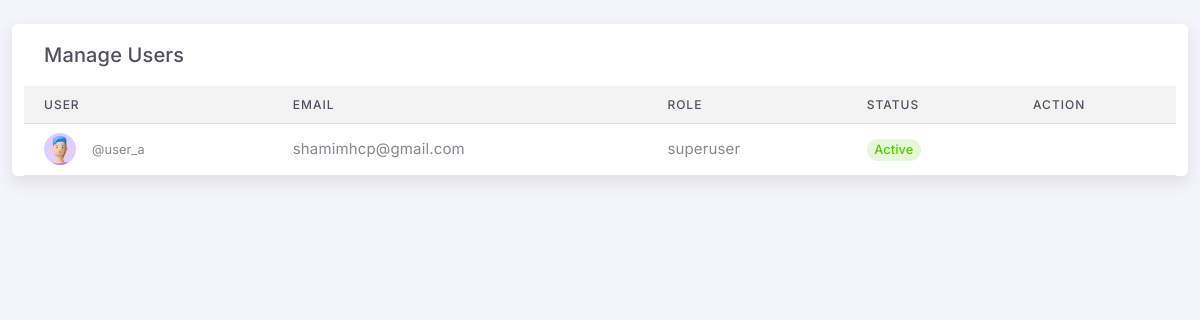
/development/manage-user (signed in), run on an earlier commit of the app's database.
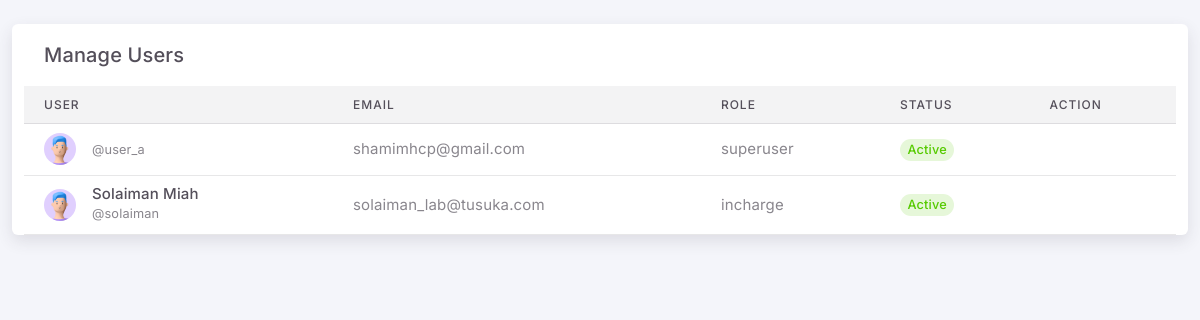
And on a later commit of the database.
### development/models.py (models this page shows, shortened)
class User(AbstractUser):
    ROLE_CHOICES = [
        ('incharge', 'Incharge'),
        ('coordinator', 'Coordinator'),
    ]
    role = models.CharField(max_length=50, choices=ROLE_CHOICES)
    is_active = models.BooleanField(default=False)
    groups = models.ManyToManyField(Group, related_name='custom_user_set')
    user_permissions = models.ManyToManyField(Permission, related_name='custom_user_set')

### development/views.py (the view)
# urls.py: path('manage-user', views.manage_user, name='manage-user'),
@login_required(login_url='login')
def manage_user(request):
    users = User.objects.all()  # Retrieve all user objects
    return render(request, 'development/manage-users.html', {
        'users' : users
    })

### development/templates/development/manage-users.html (shortened to what this page needs)
{% extends 'development/layout.html' %}
{% load static %}
{% block content %}
    <div class="container-xxl flex-grow-1 container-p-y">
        <div class="row gy-4">
          <div class="card">
            <h5 class="card-header">Manage Users</h5>
            <div class="table-responsive text-nowrap">
                <table class="table">
                    <thead class="table-light">
                      <tr>
                        <th class="text-truncate">User</th>
                        <th class="text-truncate">Email</th>
                        <th class="text-truncate">Role</th>
                        <th class="text-truncate">Status</th>
                        <th class="text-truncate">Action</th>
                      </tr>
                    </thead>
                    <tbody>
                      {% for user in users %}
                      <tr>
                        <td>
                          <div class="d-flex align-items-center">
                            <div class="avatar avatar-sm me-3">
                              <img src="{% static 'development/assets/img/avatars/1.png' %}" alt="Avatar" class="rounded-circle" />
                            </div>
                            <div>
                              <h6 class="mb-0 text-truncate">{{ user.first_name }} {{ user.last_name }}</h6>
                              <small class="text-truncate">@{{ user.username }}</small>
                            </div>
                          </div>
                        </td>
                        <td class="text-truncate">{{ user.email }}</td>
                        <td class="text-truncate">
                          {% if user.is_superuser %}
                          superuser
                          {% else %}
                          {{ user.role }}
                          {% endif %}
                        </td>
                        <td>
                          {% if user.is_active %}
                          <span class="badge bg-label-success rounded-pill">Active</span>
                          {% else %}
                          <span class="badge bg-label-warning rounded-pill">Pending</span>
                          {% endif %}
                        </td>
                        <td>
                          <div class="dropdown">
                            <button type="button" class="btn p-0 dropdown-toggle hide-arrow" data-bs-toggle="dropdown">
                              <i class="mdi mdi-dots-vertical"></i>
                            </button>
                          </div>
                        </td>
                      </tr>
                      {% endfor %}
                    </tbody>
                  </table>
            </div>
          </div>
        </div>
      </div>
{% endblock %}

What changed in the data, as far as the page shows it:
added User: first_name "Solaiman", last_name "Miah", username "solaiman", email "solaiman_lab@tusuka.com", role "incharge", is_active "Active"
